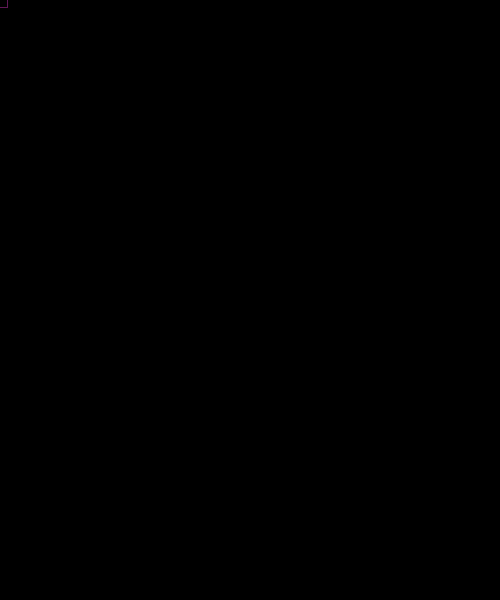
Frame 1 (no input)
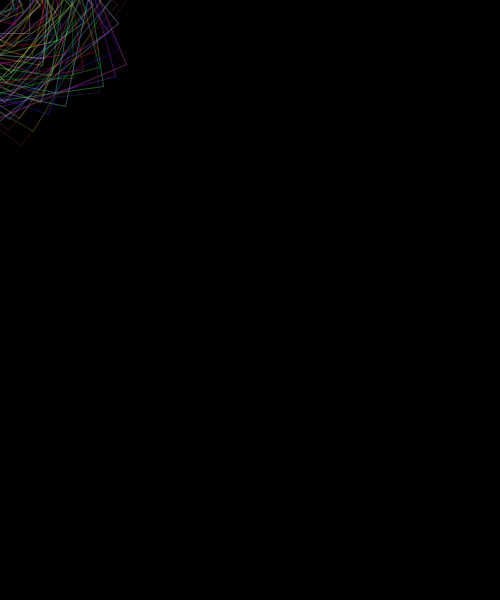
Frame 60 (the mouse pressed at the canvas centre just before this capture)
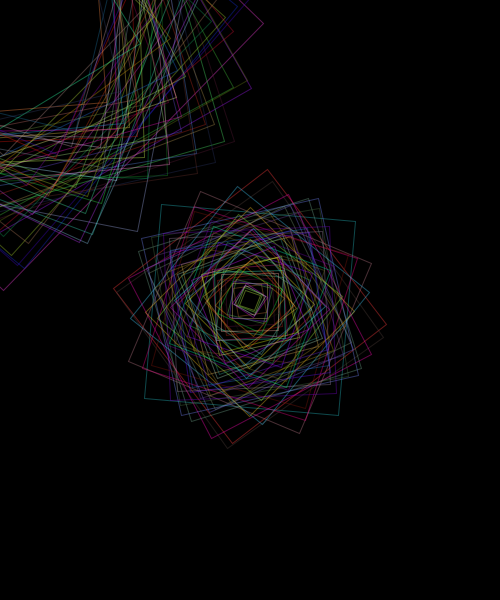
Frame 120 (the mouse held since frame 60 and released just before this capture)

The Processing sketch that drew these frames (run headless with seeded random() and noise(); from frame 60 on, the mouse is pressed at the canvas centre):

// Processing sketch: day3_10_object_arrayList_use
// ── day3_10_object_arrayList_use.pde
ArrayList<Particle> particles = new ArrayList<Particle>();


void setup() {
  size(500, 600);
  background(0);
  
  //int totalNumber = 30;
  //for (int i=0; i<totalNumber; i++) {
  //  particles.add(  new Particle(width/2, height/2)  );
  //}
}


void draw() {
  background(0);
  
  // generate!!!
  particles.add(  new Particle(mouseX, mouseY)  );
  
  // update & display particles
  for (int i=0; i<particles.size(); i++) {
    Particle p = particles.get(i);
    p.move();
    p.getBigger();
    p.display();
  }
  
  // remove
  
  while (particles.size() > 500) {
    particles.remove(0);
  }
}

// ── Particle.pde
class Particle {
  float x, y;
  float xSpd, ySpd;
  float size;
  float r, g, b;
  float rotSpeed;
  Particle(float tempX, float tempY) {
    x = tempX;
    y = tempY;
    xSpd = 0;//random(-0.1, 0.1);
    ySpd = random(0.1, 0.3);
    size = random(10, 20);
    r = random(255);
    g = random(255);
    b = random(255);
    rotSpeed = random(0.01, 0.04);
  }
  void display() {
    pushMatrix();
    
    translate(x,y);
    rotate(frameCount * rotSpeed);
    
    noStroke();
    //fill(r,g,b);
    noFill();
    stroke(r, g, b, 100);
    //ellipse(x, y, size, size);
    rectMode(CENTER);
    rect(0, 0,size, size);
    
    popMatrix();
  }
  void getBigger() {
    size += 3;
  }
  void move() {
    x += xSpd;
    y += ySpd;
  }
}
